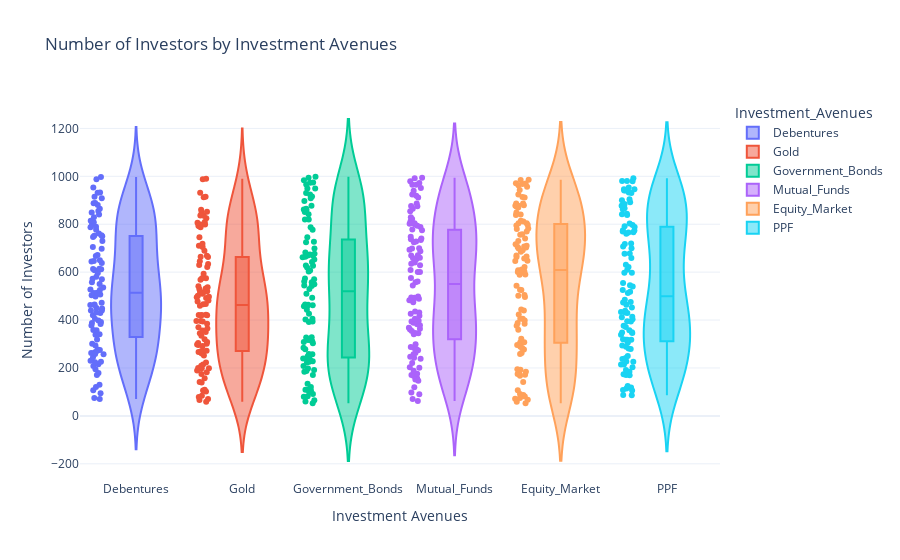

The cell this chart's notebook holds for it:
### Markdown cell above
### Compare the popularity of different investment avenues

### Code cell
import pandas as pd
import numpy as np
import plotly.express as px

investment_avenues = ['Debentures', 'Debentures', 'Gold', 'Gold', 'Government_Bonds', 'Government_Bonds',
                      'Mutual_Funds', 'Mutual_Funds', 'Equity_Market', 'Equity_Market', 'PPF', 'PPF']

data = {
    'Investment_Avenues': investment_avenues * 50, 
    'Number_of_Investors': np.random.randint(50, 1000, 600)  
}

df = pd.DataFrame(data)

fig = px.violin(df, 
                 y='Number_of_Investors', 
                 x='Investment_Avenues',
                 box=True,       
                 points="all",   
                 color='Investment_Avenues',  
                 hover_data=df.columns,  
                 title='Number of Investors by Investment Avenues')


fig.update_layout(
    yaxis_title='Number of Investors',
    xaxis_title='Investment Avenues',
    template='plotly_white'
)


fig.show()

### Figure 1 — Plotly figure (JSON) as saved in the notebook; plotly's stock layout.template omitted (floating-point values rounded to 4 significant figures)
{"data": [{"alignmentgroup": "True", "box": {"visible": true}, "hovertemplate": "Investment_Avenues=%{x}<br>Number_of_Investors=%{y}<extra></extra>", "legendgroup": "Debentures", "marker": {"color": "#636efa"}, "name": "Debentures", "offsetgroup": "Debentures", "orientation": "v", "points": "all", "scalegroup": "True", "showlegend": true, "x": ["Debentures", "Debentures", "Debentures", "Debentures", "Debentures", "Debentures", "Debentures", "Debentures", "Debentures", "Debentures", "Debentures", "Debentures", "Debentures", "Debentures", "Debentures", "Debentures", "Debentures", "Debentures", "Debentures", "Debentures", "Debentures", "Debentures", "Debentures", "Debentures", "Debentures", "Debentures", "Debentures", "Debentures", "Debentures", "Debentures", "Debentures", "Debentures", "Debentures", "Debentures", "Debentures", "Debentures", "Debentures", "Debentures", "Debentures", "Debentures", "Debentures", "Debentures", "Debentures", "Debentures", "Debentures", "Debentures", "Debentures", "Debentures", "Debentures", "Debentures", "Debentures", "Debentures", "Debentures", "Debentures", "Debentures", "Debentures", "Debentures", "Debentures", "Debentures", "Debentures", "Debentures", "Debentures", "Debentures", "Debentures", "Debentures", "Debentures", "Debentures", "Debentures", "Debentures", "Debentures", "Debentures", "Debentures", "Debentures", "Debentures", "Debentures", "Debentures", "Debentures", "Debentures", "Debentures", "Debentures", "Debentures", "Debentures", "Debentures", "Debentures", "Debentures", "Debentures", "Debentures", "Debentures", "Debentures", "Debentures", "Debentures", "Debentures", "Debentures", "Debentures", "Debentures", "Debentures", "Debentures", "Debentures", "Debentures", "Debentures"], "x0": " ", "xaxis": "x", "y": [698, 880, 730, 498, 266, 208, 226, 528, 705, 507, 230, 777, 787, 121, 107, 808, 526, 195, 429, 257, 800, 888, 258, 130, 953, 472, 216, 551, 997, 647, 915, 931, 275, 514, 581, 988, 75, 271, 359, 761, 909, 465, 432, 463, 294, 754, 448, 644, 245, 224, 572, 932, 392, 341, 790, 750, 829, 406, 377, 179, 608, 440, 398, 667, 752, 339, 171, 612, 865, 558, 889, 513, 450, 94, 672, 815, 70, 358, 463, 388, 747, 504, 263, 849, 301, 384, 614, 440, 570, 650, 536, 613, 319, 638, 277, 855, 596, 420, 811, 841], "y0": " ", "yaxis": "y", "type": "violin"}, {"alignmentgroup": "True", "box": {"visible": true}, "hovertemplate": "Investment_Avenues=%{x}<br>Number_of_Investors=%{y}<extra></extra>", "legendgroup": "Gold", "marker": {"color": "#EF553B"}, "name": "Gold", "offsetgroup": "Gold", "orientation": "v", "points": "all", "scalegroup": "True", "showlegend": true, "x": ["Gold", "Gold", "Gold", "Gold", "Gold", "Gold", "Gold", "Gold", "Gold", "Gold", "Gold", "Gold", "Gold", "Gold", "Gold", "Gold", "Gold", "Gold", "Gold", "Gold", "Gold", "Gold", "Gold", "Gold", "Gold", "Gold", "Gold", "Gold", "Gold", "Gold", "Gold", "Gold", "Gold", "Gold", "Gold", "Gold", "Gold", "Gold", "Gold", "Gold", "Gold", "Gold", "Gold", "Gold", "Gold", "Gold", "Gold", "Gold", "Gold", "Gold", "Gold", "Gold", "Gold", "Gold", "Gold", "Gold", "Gold", "Gold", "Gold", "Gold", "Gold", "Gold", "Gold", "Gold", "Gold", "Gold", "Gold", "Gold", "Gold", "Gold", "Gold", "Gold", "Gold", "Gold", "Gold", "Gold", "Gold", "Gold", "Gold", "Gold", "Gold", "Gold", "Gold", "Gold", "Gold", "Gold", "Gold", "Gold", "Gold", "Gold", "Gold", "Gold", "Gold", "Gold", "Gold", "Gold", "Gold", "Gold", "Gold", "Gold"], "x0": " ", "xaxis": "x", "y": [664, 915, 419, 630, 421, 482, 799, 304, 106, 529, 710, 663, 517, 460, 271, 267, 646, 350, 157, 296, 861, 705, 988, 806, 308, 467, 913, 260, 836, 517, 799, 298, 634, 271, 182, 200, 990, 575, 356, 396, 141, 510, 370, 537, 532, 497, 198, 109, 593, 689, 792, 520, 320, 189, 139, 931, 70, 79, 492, 199, 422, 301, 835, 719, 335, 223, 825, 668, 622, 199, 84, 272, 209, 852, 420, 394, 345, 102, 794, 568, 365, 575, 292, 495, 252, 541, 385, 746, 66, 787, 175, 215, 466, 396, 849, 809, 502, 421, 477, 59], "y0": " ", "yaxis": "y", "type": "violin"}, {"alignmentgroup": "True", "box": {"visible": true}, "hovertemplate": "Investment_Avenues=%{x}<br>Number_of_Investors=%{y}<extra></extra>", "legendgroup": "Government_Bonds", "marker": {"color": "#00cc96"}, "name": "Government_Bonds", "offsetgroup": "Government_Bonds", "orientation": "v", "points": "all", "scalegroup": "True", "showlegend": true, "x": ["Government_Bonds", "Government_Bonds", "Government_Bonds", "Government_Bonds", "Government_Bonds", "Government_Bonds", "Government_Bonds", "Government_Bonds", "Government_Bonds", "Government_Bonds", "Government_Bonds", "Government_Bonds", "Government_Bonds", "Government_Bonds", "Government_Bonds", "Government_Bonds", "Government_Bonds", "Government_Bonds", "Government_Bonds", "Government_Bonds", "Government_Bonds", "Government_Bonds", "Government_Bonds", "Government_Bonds", "Government_Bonds", "Government_Bonds", "Government_Bonds", "Government_Bonds", "Government_Bonds", "Government_Bonds", "Government_Bonds", "Government_Bonds", "Government_Bonds", "Government_Bonds", "Government_Bonds", "Government_Bonds", "Government_Bonds", "Government_Bonds", "Government_Bonds", "Government_Bonds", "Government_Bonds", "Government_Bonds", "Government_Bonds", "Government_Bonds", "Government_Bonds", "Government_Bonds", "Government_Bonds", "Government_Bonds", "Government_Bonds", "Government_Bonds", "Government_Bonds", "Government_Bonds", "Government_Bonds", "Government_Bonds", "Government_Bonds", "Government_Bonds", "Government_Bonds", "Government_Bonds", "Government_Bonds", "Government_Bonds", "Government_Bonds", "Government_Bonds", "Government_Bonds", "Government_Bonds", "Government_Bonds", "Government_Bonds", "Government_Bonds", "Government_Bonds", "Government_Bonds", "Government_Bonds", "Government_Bonds", "Government_Bonds", "Government_Bonds", "Government_Bonds", "Government_Bonds", "Government_Bonds", "Government_Bonds", "Government_Bonds", "Government_Bonds", "Government_Bonds", "Government_Bonds", "Government_Bonds", "Government_Bonds", "Government_Bonds", "Government_Bonds", "Government_Bonds", "Government_Bonds", "Government_Bonds", "Government_Bonds", "Government_Bonds", "Government_Bonds", "Government_Bonds", "Government_Bonds", "Government_Bonds", "Government_Bonds", "Government_Bonds", "Government_Bonds", "Government_Bonds", "Government_Bonds", "Government_Bonds"], "x0": " ", "xaxis": "x", "y": [984, 223, 727, 909, 973, 930, 842, 316, 426, 669, 394, 862, 493, 851, 171, 443, 607, 699, 561, 402, 248, 627, 859, 998, 897, 405, 865, 859, 664, 746, 240, 258, 662, 603, 228, 91, 916, 653, 974, 109, 777, 53, 465, 134, 459, 558, 570, 235, 820, 109, 542, 312, 232, 192, 198, 924, 80, 674, 65, 530, 682, 949, 121, 462, 187, 820, 392, 787, 573, 877, 278, 328, 240, 82, 966, 208, 949, 510, 464, 184, 303, 725, 670, 642, 327, 628, 226, 458, 317, 544, 308, 550, 106, 257, 101, 677, 994, 60, 284, 619], "y0": " ", "yaxis": "y", "type": "violin"}, {"alignmentgroup": "True", "box": {"visible": true}, "hovertemplate": "Investment_Avenues=%{x}<br>Number_of_Investors=%{y}<extra></extra>", "legendgroup": "Mutual_Funds", "marker": {"color": "#ab63fa"}, "name": "Mutual_Funds", "offsetgroup": "Mutual_Funds", "orientation": "v", "points": "all", "scalegroup": "True", "showlegend": true, "x": ["Mutual_Funds", "Mutual_Funds", "Mutual_Funds", "Mutual_Funds", "Mutual_Funds", "Mutual_Funds", "Mutual_Funds", "Mutual_Funds", "Mutual_Funds", "Mutual_Funds", "Mutual_Funds", "Mutual_Funds", "Mutual_Funds", "Mutual_Funds", "Mutual_Funds", "Mutual_Funds", "Mutual_Funds", "Mutual_Funds", "Mutual_Funds", "Mutual_Funds", "Mutual_Funds", "Mutual_Funds", "Mutual_Funds", "Mutual_Funds", "Mutual_Funds", "Mutual_Funds", "Mutual_Funds", "Mutual_Funds", "Mutual_Funds", "Mutual_Funds", "Mutual_Funds", "Mutual_Funds", "Mutual_Funds", "Mutual_Funds", "Mutual_Funds", "Mutual_Funds", "Mutual_Funds", "Mutual_Funds", "Mutual_Funds", "Mutual_Funds", "Mutual_Funds", "Mutual_Funds", "Mutual_Funds", "Mutual_Funds", "Mutual_Funds", "Mutual_Funds", "Mutual_Funds", "Mutual_Funds", "Mutual_Funds", "Mutual_Funds", "Mutual_Funds", "Mutual_Funds", "Mutual_Funds", "Mutual_Funds", "Mutual_Funds", "Mutual_Funds", "Mutual_Funds", "Mutual_Funds", "Mutual_Funds", "Mutual_Funds", "Mutual_Funds", "Mutual_Funds", "Mutual_Funds", "Mutual_Funds", "Mutual_Funds", "Mutual_Funds", "Mutual_Funds", "Mutual_Funds", "Mutual_Funds", "Mutual_Funds", "Mutual_Funds", "Mutual_Funds", "Mutual_Funds", "Mutual_Funds", "Mutual_Funds", "Mutual_Funds", "Mutual_Funds", "Mutual_Funds", "Mutual_Funds", "Mutual_Funds", "Mutual_Funds", "Mutual_Funds", "Mutual_Funds", "Mutual_Funds", "Mutual_Funds", "Mutual_Funds", "Mutual_Funds", "Mutual_Funds", "Mutual_Funds", "Mutual_Funds", "Mutual_Funds", "Mutual_Funds", "Mutual_Funds", "Mutual_Funds", "Mutual_Funds", "Mutual_Funds", "Mutual_Funds", "Mutual_Funds", "Mutual_Funds", "Mutual_Funds"], "x0": " ", "xaxis": "x", "y": [658, 274, 601, 389, 62, 794, 802, 788, 669, 166, 346, 694, 912, 493, 361, 436, 474, 243, 364, 725, 341, 120, 283, 748, 368, 299, 734, 98, 635, 775, 257, 822, 483, 972, 654, 609, 687, 875, 800, 171, 601, 660, 876, 157, 152, 940, 354, 992, 394, 558, 813, 699, 951, 965, 494, 640, 288, 418, 485, 201, 737, 865, 740, 994, 804, 203, 829, 561, 378, 176, 397, 345, 629, 279, 700, 576, 778, 383, 239, 432, 489, 887, 71, 426, 854, 728, 221, 147, 188, 247, 965, 924, 263, 498, 90, 671, 405, 919, 979, 544], "y0": " ", "yaxis": "y", "type": "violin"}, {"alignmentgroup": "True", "box": {"visible": true}, "hovertemplate": "Investment_Avenues=%{x}<br>Number_of_Investors=%{y}<extra></extra>", "legendgroup": "Equity_Market", "marker": {"color": "#FFA15A"}, "name": "Equity_Market", "offsetgroup": "Equity_Market", "orientation": "v", "points": "all", "scalegroup": "True", "showlegend": true, "x": ["Equity_Market", "Equity_Market", "Equity_Market", "Equity_Market", "Equity_Market", "Equity_Market", "Equity_Market", "Equity_Market", "Equity_Market", "Equity_Market", "Equity_Market", "Equity_Market", "Equity_Market", "Equity_Market", "Equity_Market", "Equity_Market", "Equity_Market", "Equity_Market", "Equity_Market", "Equity_Market", "Equity_Market", "Equity_Market", "Equity_Market", "Equity_Market", "Equity_Market", "Equity_Market", "Equity_Market", "Equity_Market", "Equity_Market", "Equity_Market", "Equity_Market", "Equity_Market", "Equity_Market", "Equity_Market", "Equity_Market", "Equity_Market", "Equity_Market", "Equity_Market", "Equity_Market", "Equity_Market", "Equity_Market", "Equity_Market", "Equity_Market", "Equity_Market", "Equity_Market", "Equity_Market", "Equity_Market", "Equity_Market", "Equity_Market", "Equity_Market", "Equity_Market", "Equity_Market", "Equity_Market", "Equity_Market", "Equity_Market", "Equity_Market", "Equity_Market", "Equity_Market", "Equity_Market", "Equity_Market", "Equity_Market", "Equity_Market", "Equity_Market", "Equity_Market", "Equity_Market", "Equity_Market", "Equity_Market", "Equity_Market", "Equity_Market", "Equity_Market", "Equity_Market", "Equity_Market", "Equity_Market", "Equity_Market", "Equity_Market", "Equity_Market", "Equity_Market", "Equity_Market", "Equity_Market", "Equity_Market", "Equity_Market", "Equity_Market", "Equity_Market", "Equity_Market", "Equity_Market", "Equity_Market", "Equity_Market", "Equity_Market", "Equity_Market", "Equity_Market", "Equity_Market", "Equity_Market", "Equity_Market", "Equity_Market", "Equity_Market", "Equity_Market", "Equity_Market", "Equity_Market", "Equity_Market", "Equity_Market"], "x0": " ", "xaxis": "x", "y": [59, 879, 263, 703, 877, 914, 67, 621, 699, 758, 595, 589, 608, 741, 887, 307, 601, 168, 289, 527, 870, 691, 669, 322, 178, 839, 91, 797, 963, 440, 388, 924, 306, 986, 72, 505, 985, 804, 716, 648, 685, 405, 849, 873, 258, 968, 75, 543, 770, 406, 81, 795, 804, 53, 175, 604, 647, 943, 707, 496, 657, 172, 841, 304, 887, 971, 970, 815, 193, 663, 611, 502, 398, 376, 184, 912, 107, 730, 83, 665, 360, 277, 780, 756, 141, 195, 957, 385, 296, 87, 811, 282, 782, 877, 444, 423, 710, 525, 705, 590], "y0": " ", "yaxis": "y", "type": "violin"}, {"alignmentgroup": "True", "box": {"visible": true}, "hovertemplate": "Investment_Avenues=%{x}<br>Number_of_Investors=%{y}<extra></extra>", "legendgroup": "PPF", "marker": {"color": "#19d3f3"}, "name": "PPF", "offsetgroup": "PPF", "orientation": "v", "points": "all", "scalegroup": "True", "showlegend": true, "x": ["PPF", "PPF", "PPF", "PPF", "PPF", "PPF", "PPF", "PPF", "PPF", "PPF", "PPF", "PPF", "PPF", "PPF", "PPF", "PPF", "PPF", "PPF", "PPF", "PPF", "PPF", "PPF", "PPF", "PPF", "PPF", "PPF", "PPF", "PPF", "PPF", "PPF", "PPF", "PPF", "PPF", "PPF", "PPF", "PPF", "PPF", "PPF", "PPF", "PPF", "PPF", "PPF", "PPF", "PPF", "PPF", "PPF", "PPF", "PPF", "PPF", "PPF", "PPF", "PPF", "PPF", "PPF", "PPF", "PPF", "PPF", "PPF", "PPF", "PPF", "PPF", "PPF", "PPF", "PPF", "PPF", "PPF", "PPF", "PPF", "PPF", "PPF", "PPF", "PPF", "PPF", "PPF", "PPF", "PPF", "PPF", "PPF", "PPF", "PPF", "PPF", "PPF", "PPF", "PPF", "PPF", "PPF", "PPF", "PPF", "PPF", "PPF", "PPF", "PPF", "PPF", "PPF", "PPF", "PPF", "PPF", "PPF", "PPF", "PPF"], "x0": " ", "xaxis": "x", "y": [885, 279, 720, 622, 792, 540, 659, 174, 432, 700, 876, 125, 242, 767, 941, 678, 376, 717, 788, 631, 877, 214, 610, 766, 306, 598, 114, 430, 394, 250, 171, 775, 946, 518, 597, 118, 774, 108, 289, 86, 545, 930, 318, 842, 192, 371, 434, 900, 677, 979, 981, 349, 294, 803, 318, 439, 933, 184, 226, 953, 464, 797, 904, 237, 526, 414, 555, 87, 318, 844, 357, 475, 760, 452, 339, 892, 946, 348, 215, 981, 203, 485, 281, 513, 403, 992, 863, 227, 839, 867, 346, 320, 770, 412, 473, 395, 707, 106, 941, 170], "y0": " ", "yaxis": "y", "type": "violin"}], "layout": {"xaxis": {"anchor": "y", "domain": [0, 1], "title": {"text": "Investment Avenues"}, "categoryorder": "array", "categoryarray": ["Debentures", "Gold", "Government_Bonds", "Mutual_Funds", "Equity_Market", "PPF"]}, "yaxis": {"anchor": "x", "domain": [0, 1], "title": {"text": "Number of Investors"}}, "legend": {"title": {"text": "Investment_Avenues"}, "tracegroupgap": 0}, "title": {"text": "Number of Investors by Investment Avenues"}, "violinmode": "overlay"}}
